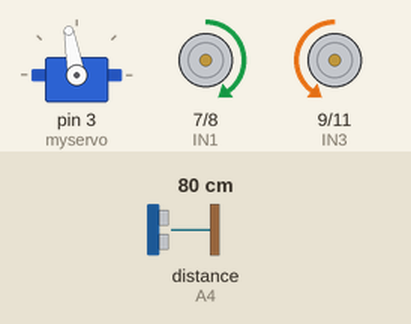
Bench run of a sketch on a simulated Arduino Uno, built with avr-gcc and run on an emulated ATmega328P. Shown: servo, motor-driver pin pairs drawn as motors (green arrow = first pin HIGH = forward, orange = second pin HIGH = backward, longer = more drive, scaled by the enable pin). Wiring (inferred from the names in the program): ultrasonic range finder: trigger A5; echo A4. Inputs (shaded band) come from the test bench; at power-on: distance to the obstacle (sensor on A4) 80 cm. The echo pulse lasts 58.3 µs per cm.

Above: at 2.2 s.
2.3 s: distance to the obstacle (sensor on A4) set to 24 cm
3.8 s: distance to the obstacle (sensor on A4) set to 20 cm
At 4.6 s:
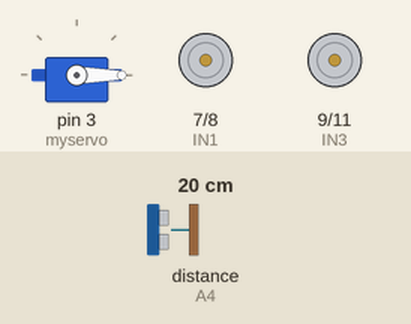
At 6.4 s:
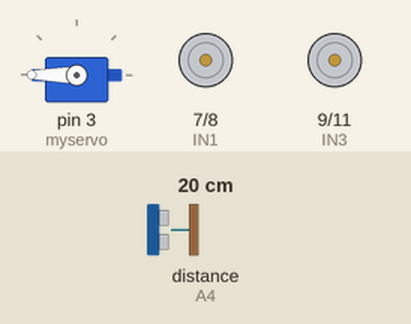
6.8 s: distance to the obstacle (sensor on A4) set to 28 cm
At 9.2 s:
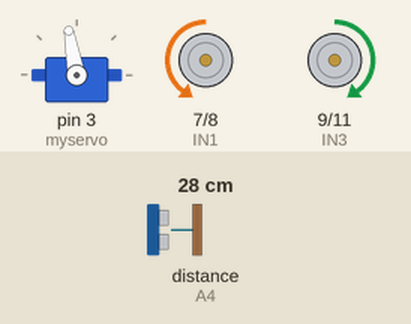
9.8 s: distance to the obstacle (sensor on A4) set to 34 cm
12.8 s: distance to the obstacle (sensor on A4) set to 2 cm
At 14.6 s:
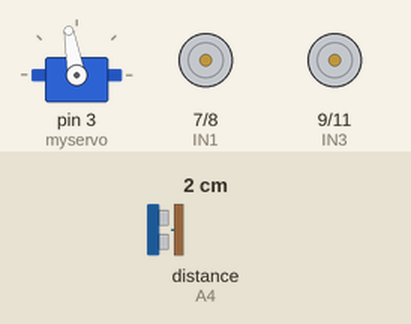
15.8 s: distance to the obstacle (sensor on A4) set to 35 cm
Timing chart, 0 to 19.8 s (numbered marks = the images above; inputs shaded):
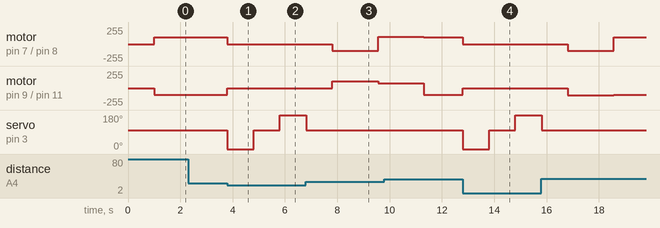

Measured:
- the behaviour switches between 22 and 21 cm on distance to the obstacle (sensor on A4) (found by bisection; images 0 and 1)
- after the input at 2.3 s, every drawn part: stays the same
- after the input at 3.8 s, motor on pin 7 (IN1) / pin 8 (IN2): forward 100/255 → stopped at once; motor on pin 9 (IN3) / pin 11 (IN4): backward 100/255 → stopped at once; servo on pin 3 (myservo): 100° → 0° at once, → 100° 1.0 s later, → 180° 1.0 s later
- after the input at 12.8 s, motor on pin 7 (IN1) / pin 8 (IN2): forward 100/255 → stopped at once; motor on pin 9 (IN3) / pin 11 (IN4): backward 100/255 → stopped at once; servo on pin 3 (myservo): 100° → 0° at once, → 100° 1.0 s later, → 180° 1.0 s later

The sketch:

ArduinoRobot.ino
```cpp
#include <Servo.h>

//-----------------------------------------Pins for motor----------------------------------------------------

#define ENA 5
#define ENB 6
#define IN1 7
#define IN2 8
#define IN3 9
#define IN4 11
#define CAR_SPEED 100
typedef unsigned char u8;  //Change the name of unsigned char to u8


//--------------------------------------Motor Functions seciton ----------------------------------------------------
void forward(int16_t car_speed)
{

  analogWrite(ENA, car_speed);
  analogWrite(ENB, car_speed);
  digitalWrite(IN1, HIGH);
  digitalWrite(IN2, LOW);
  digitalWrite(IN3, LOW);
  digitalWrite(IN4, HIGH);
}


void back(int16_t car_speed)
{

  analogWrite(ENA, car_speed);
  analogWrite(ENB, car_speed);
  digitalWrite(IN1, LOW);
  digitalWrite(IN2, HIGH);
  digitalWrite(IN3, HIGH);
  digitalWrite(IN4, LOW);
}


void left(int16_t car_speed) //could be switched with right turn function
{

  analogWrite(ENA, car_speed/1.5);
  analogWrite(ENB, car_speed);
  digitalWrite(IN1, LOW);
  digitalWrite(IN2, HIGH);

  digitalWrite(IN3, LOW);
  digitalWrite(IN4, HIGH);
}

void right(int16_t car_speed)
{
  analogWrite(ENA, car_speed);
  analogWrite(ENB, car_speed/1.5);
  digitalWrite(IN1, HIGH);
  digitalWrite(IN2, LOW);
  digitalWrite(IN3, HIGH);
  digitalWrite(IN4, LOW);
}


void stop()
{
  digitalWrite(ENA, LOW);
  digitalWrite(ENB, LOW);
}
/////////////////////////////////////////////////////////////////////////////////////////////////////////////////////////////////////////////////////////


//----------------------------------------------Variables section---------------------------------------------------------------------------

const int trigPin = A5;
const int echoPin = A4;
Servo myservo; //initilizing the servo motor

long duration;
int distance;

long duration_left; //holds the distance fired to left side
int distance_left;

long duration_right; //holds the distance fired to right side
int distance_right;

int distance_turn; //value to turn right or left. (if 1 = turn right, if 0 = turn left. if 2 = reverse.)


//----------------------------------------------------set up section---------------------------------------------------------------------

void setup() {

//initilizing the ultrasonic sensor
pinMode(trigPin, OUTPUT); // Sets the trigPin as an Output
pinMode(echoPin, INPUT); // Sets the echoPin as an Input
Serial.begin(9600);

//for servo

myservo.attach(3);//servo goes in pin 3
myservo.write(100); //it's little tiled to had to use 93 deg
delay(1000);

//for motors
  pinMode(IN1,OUTPUT);
  pinMode(IN2,OUTPUT);
  pinMode(IN3,OUTPUT);
  pinMode(IN4,OUTPUT);
  pinMode(ENA,OUTPUT);
  pinMode(ENB,OUTPUT);
}


//-----------------------------------------------------------------actual loop section----------------------------------------------------


void loop() {


    digitalWrite(trigPin, LOW); //this will clear the trig
    delayMicroseconds(2);
    //generating the ultra sound wave
    digitalWrite(trigPin, HIGH); //put the trig pin in high for 10 micro seconds
    delayMicroseconds(10);
    digitalWrite(trigPin, LOW); //low after 10 micro seconds
    duration = pulseIn(echoPin, HIGH); //reading the ultra sound wave travel time
    distance= duration*0.034/2; //calculating the distance


    //turn the wheels on, go forward

    if(distance <= 20)
    {  //if it's closer than 20 cm it turns

          //break , stop the motors and access the situation first
          stop();
          myservo.write(0);//turns to the right
          delay(1000);

    //Checks left side for obstacle
          digitalWrite(trigPin, LOW); //this will clear the trig
          delayMicroseconds(2);
          //generating the ultra sound wave
          digitalWrite(trigPin, HIGH); //put the trig pin in high for 10 micro seconds
          delayMicroseconds(10);
          digitalWrite(trigPin, LOW); //low after 10 micro seconds
          duration_right = pulseIn(echoPin, HIGH); //reading the ultra sound wave travel time
          distance_right = duration_right*0.034/2; //calculating the distance

          myservo.write(100);//returns to middle position
          delay(1000);
          myservo.write(180);
          delay(1000);

    //Checks left side for obstacle
          digitalWrite(trigPin, LOW); //this will clear the trig
          delayMicroseconds(2);
          //generating the ultra sound wave
          digitalWrite(trigPin, HIGH); //put the trig pin in high for 10 micro seconds
          delayMicroseconds(10);
          digitalWrite(trigPin, LOW); //low after 10 micro seconds
          duration_left = pulseIn(echoPin, HIGH); //reading the ultra sound wave travel time
          distance_left = duration_left*0.034/2; //calculating the distance

          myservo.write(100);//returns to middle position
          delay(1000);

          if(distance_right < 30 && distance_left <30)
          {
            back(CAR_SPEED);
            delay(1750);
            right(107);
            delay(1750);
            loop();
          }

         else if(distance_right > distance_left)
          {
            right(107);
            delay(1750);
            loop();
          }
          else if(distance_left > distance_right)
          {
            left(107);
            delay(1750);
            loop();
          }
          else if(distance_right==distance_left)
          {
            right(107);
            delay(1750);
            loop();
          }
         else{

            back(CAR_SPEED);
            loop();
            }

   }

   else
   {
    forward(CAR_SPEED);
    loop();
   }


}
```
